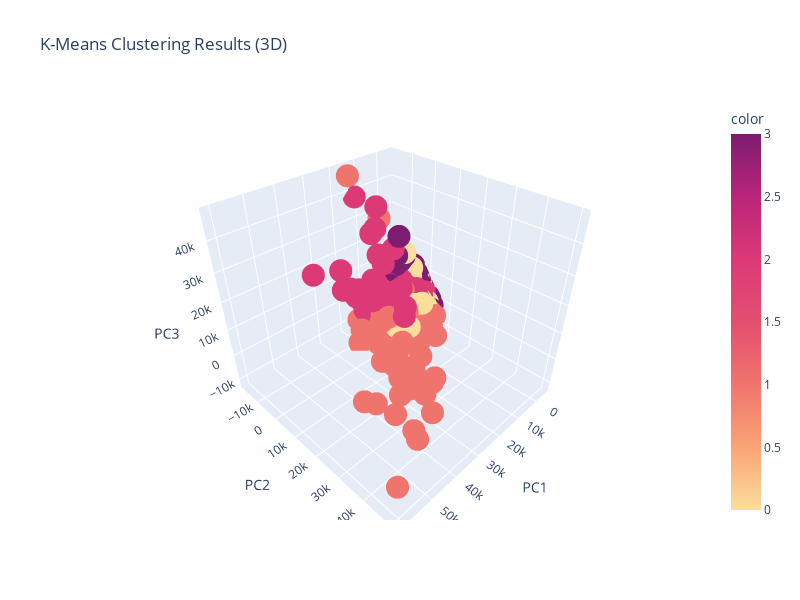

Here is the notebook cell this chart was saved with:
### Markdown cell above
Trực quan hóa kết quả cluster ban đầu của dữ liệu

### Code cell
cluster_result = df["Cluster"]
data = df.drop(columns=["Cluster"])

pca = PCA(n_components=3)
pca_df = pd.DataFrame(pca.fit_transform(data), columns=["PC1", "PC2", "PC3"])

fig = px.scatter_3d(
    pca_df,
    x="PC1",
    y="PC2",
    z="PC3",
    color=cluster_result,
    title="K-Means Clustering Results (3D)",
    color_continuous_scale=px.colors.sequential.Sunsetdark,
)
fig.update_layout(width=800, height=600)
fig.show()

### Figure 1 — Plotly figure (JSON) as saved in the notebook; plotly's stock layout.template omitted (floating-point values rounded to 4 significant figures; data arrays with more than 128 entries replaced by an {"elided": "..."} marker saying what was removed)
{"data": [{"hovertemplate": "PC1=%{x}<br>PC2=%{y}<br>PC3=%{z}<br>color=%{marker.color}<extra></extra>", "legendgroup": "", "marker": {"color": {"elided": "8950 int values"}, "coloraxis": "coloraxis", "symbol": "circle"}, "mode": "markers", "name": "", "scene": "scene", "showlegend": false, "type": "scatter3d", "x": {"elided": "8950 float values"}, "y": {"elided": "8950 float values"}, "z": {"elided": "8950 float values"}}], "layout": {"coloraxis": {"colorbar": {"title": {"text": "color"}}, "colorscale": [[0, "rgb(252, 222, 156)"], [0.1667, "rgb(250, 164, 118)"], [0.3333, "rgb(240, 116, 110)"], [0.5, "rgb(227, 79, 111)"], [0.6667, "rgb(220, 57, 119)"], [0.8333, "rgb(185, 37, 122)"], [1, "rgb(124, 29, 111)"]]}, "height": 600, "legend": {"tracegroupgap": 0}, "scene": {"domain": {"x": [0, 1], "y": [0, 1]}, "xaxis": {"title": {"text": "PC1"}}, "yaxis": {"title": {"text": "PC2"}}, "zaxis": {"title": {"text": "PC3"}}}, "title": {"text": "K-Means Clustering Results (3D)"}, "width": 800}}
